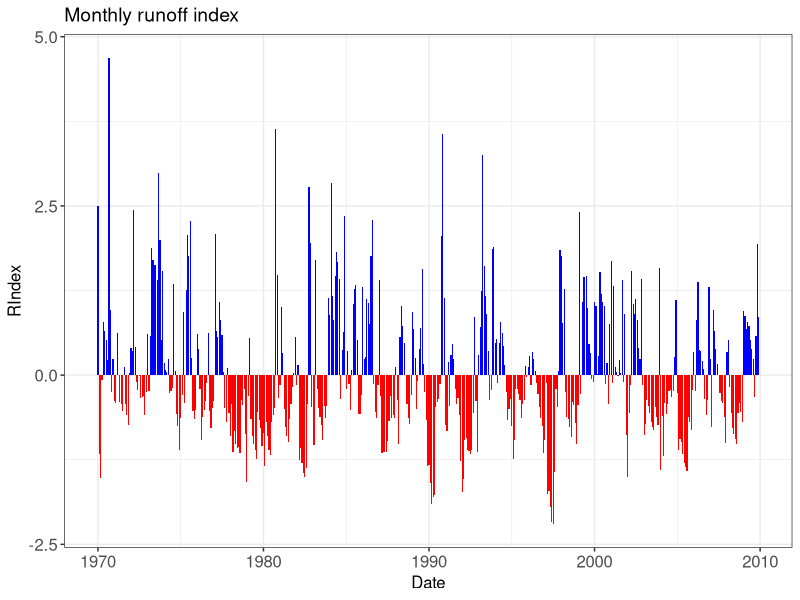

The R script that drew this image:
### Monthly runoff index based on Eq. 8 from Rau et al (2019)
### https://doi.org/10.1002/hyp.13318
### https://github.com/hydrocodes
rm(list=ls())
dev.off()
library(ggplot2)
#Enter a csv monthly database: %b-%y(Date), Precipitation (P) and Potential Evapotranspiration (PET) in mm
data <- read.csv("07_rimac_ch.csv",header=TRUE, check.names = F, stringsAsFactors = F)
#Enter morphometric parameters of the basin
a <-2352   #Area in km2
l <- 88.3  #Main channel lenght in km
p <- 261   #Perimeter in km

######################
#Do not change or move
######################
X1 <- (a^0.393*l^-4.107*p^4.291)/64.5
X2 <- 0.883*a^0.369*l^-0.229*p^-0.168
X1o <- X1/2
X2o <- 30

phi <- tanh(data$P/X1)
psi <- tanh(data$PET/X1)
phio <- tanh(data$P[1]/X1)
psio <- tanh(data$PET[1]/X1)

S1 <- c(1:nrow(data))
S1[1] <- (X1o+X1*phio)/(1+phio*X1o/X1)
for (i in 2:nrow(data)) {
  S2 <- S1*(1-psi)/(1+psi*(1-S1/X1))
  S <- S2/((1+(S2/X1)^3)^(1/3))
  S1[i] <- (S[i-1]+X1*phi[i])/(1+phi[i]*S[i-1]/X1)
  S2 <- S1*(1-psi)/(1+psi*(1-S1/X1))
  S <- S2/((1+(S2/X1)^3)^(1/3))
  }
P1 <- c(1:nrow(data))
P1[1] <- data$P[1]+X1o-S1[1]
for (i in 2:nrow(data)) {
  P1[i] <- data$P[i]+S[i-1]-S1[i]
  P2 <- S2-S
  P3 <- P1+P2
  }
R1 <- c(1:nrow(data))
R1[1] <- P3[1]+X2o
for (i in 2:nrow(data)) {
  R2 <- R1*X2
  Q <- R2^2/(R2+60)
  R <- R2-Q
  R1[i] <- P3[i] + R[i-1]
  R2 <- R1*X2
  Q <- R2^2/(R2+60)
  R <- R2-Q
  }
data$Qref <- Q
Qvector<-as.vector(t(Q))
######################

#Enter the start and end of the dates (year, month)
Qts<-stats::ts(Qvector, start=c(1970, 1), end=c(2009, 12), frequency=12)

######################
dmn <- list(month.abb, unique(floor(time(Qts))))
Qdf <- as.data.frame(t(matrix(Qts, 12, dimnames = dmn)))
res <- scale(Qdf)
attributes(res)[3:4] <- NULL
res_vector<-as.vector(t(res))
data$RIndex <- res_vector
data$Date <- as.POSIXct(paste("01", data$Date, sep = "-"), format = "%d-%b-%y")

#Plotting time series
theme_set(theme_bw())
ggplot(data, aes(x = Date, y = RIndex, fill = RIndex >=0)) +
  geom_col(position = "identity")+
  scale_fill_manual(values = c("red", "blue"), guide = FALSE)+
  ggtitle("Monthly runoff index")+
  theme(axis.text=element_text(size=12),
        axis.title=element_text(size=12),
        plot.title=element_text(size=14))
#Writing output file
write.csv(data,"output.csv")
